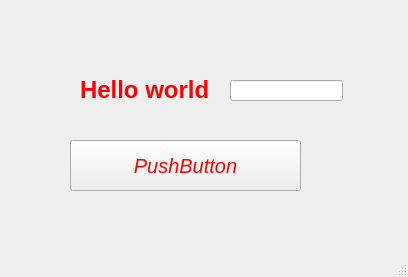
<?xml version="1.0" encoding="UTF-8"?>
<ui version="4.0">
 <class>MainWindow</class>
 <widget class="QMainWindow" name="MainWindow">
  <property name="geometry">
   <rect>
    <x>0</x>
    <y>0</y>
    <width>408</width>
    <height>277</height>
   </rect>
  </property>
  <property name="windowTitle">
   <string>MainWindow</string>
  </property>
  <property name="styleSheet">
   <string notr="true">color: yelow;</string>
  </property>
  <widget class="QWidget" name="centralwidget">
   <widget class="QLabel" name="label">
    <property name="geometry">
     <rect>
      <x>80</x>
      <y>60</y>
      <width>201</width>
      <height>61</height>
     </rect>
    </property>
    <property name="text">
     <string>&lt;h1&gt;&lt;font color = red&gt;Hello world&lt;/font&gt;&lt;/h1&gt;</string>
    </property>
   </widget>
   <widget class="QPushButton" name="pushButton">
    <property name="geometry">
     <rect>
      <x>70</x>
      <y>140</y>
      <width>231</width>
      <height>51</height>
     </rect>
    </property>
    <property name="styleSheet">
     <string notr="true">color:red;
font-size:20px;
font-style:italic;</string>
    </property>
    <property name="text">
     <string>PushButton</string>
    </property>
   </widget>
   <widget class="QLineEdit" name="lineEdit">
    <property name="geometry">
     <rect>
      <x>230</x>
      <y>80</y>
      <width>113</width>
      <height>21</height>
     </rect>
    </property>
   </widget>
  </widget>
  <widget class="QMenuBar" name="menubar">
   <property name="geometry">
    <rect>
     <x>0</x>
     <y>0</y>
     <width>408</width>
     <height>21</height>
    </rect>
   </property>
  </widget>
  <widget class="QStatusBar" name="statusbar"/>
 </widget>
 <resources/>
 <connections/>
</ui>
